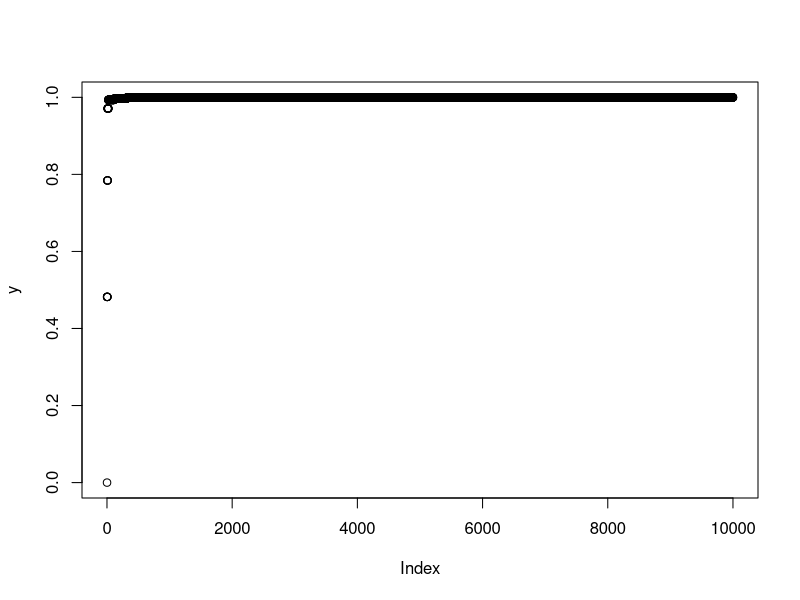

Write the R code that produced this figure.
# In this exercise, you will practice with
# the Metropolis-Hastings sampler.
# Imagine that the posterior distribution (the target
# distribution) of the probability y is
# t(y) = 2 * y for y in the interval 0,1 
# and t(y) = 0 for y not in this interval.
# Use a Uniform distribution on the interval 0,1 as the 
# proposal density, that is, p(y) = U[0,1].
# Sample y using a Metropolis-Hastings sampler.

## Create the posterior in a function
posterior <- function(y){
  return(ifelse(y<0|y>1, 0, 2*y))
}

## Set number of iterations
iter <- 10000

y <- rep(0, 10000)

## Initial value
y[1] <- .000001

for(i in 2:iter) {
  prop_value <- y[i - 1] + runif(1, 0, 1)
  
  random_value <- runif(1, 0, 1)
  
  acceptance_ratio <- posterior(prop_value)/posterior(y[i - 1])
  
  if(random_value < acceptance_ratio) {
    y[i] <- prop_value } else { y[i] <- y[i - 1] }
  
}

plot(y)
